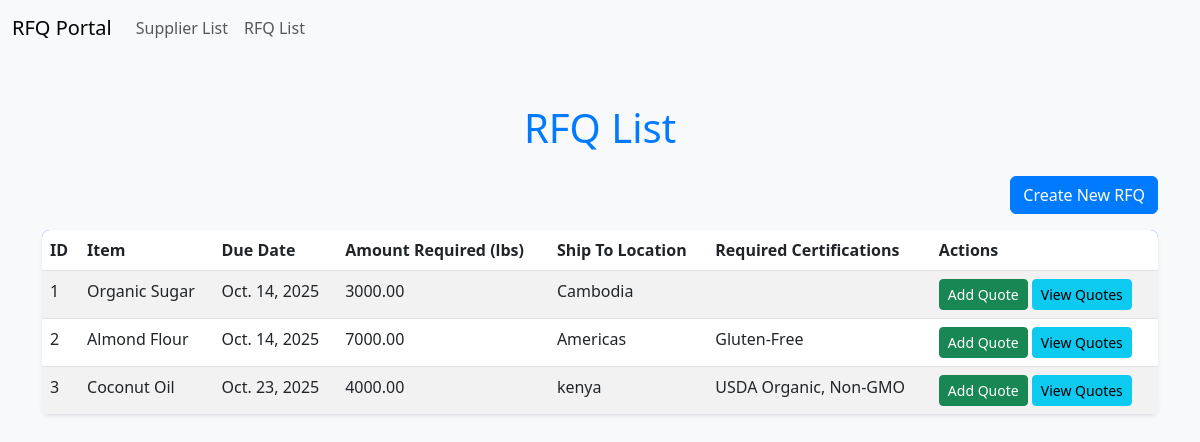
The page /rfqs/ on the database its author committed.
### compareapp/models.py (models this page shows, shortened)
class RFQ(models.Model):
    item = models.CharField(max_length=255)
    due_date = models.DateField(null=True, blank=True)
    amount_required_lbs = models.DecimalField(max_digits=10, decimal_places=2, null=True, blank=True)
    ship_to_location = models.TextField(null=True, blank=True)
    required_certifications = models.TextField(null=True, blank=True)  # List of certifications

### compareapp/views.py (the view)
# urls.py: path('rfqs/', RFQListView.as_view(), name='rfq-list'),
class RFQListView(View):
    def get(self, request):
        rfqs = RFQ.objects.all()
        return render(request, 'compareapp/rfq_list.html', {'rfqs': rfqs})

### compareapp/templates/compareapp/rfq_list.html (shortened to what this page needs)
<!DOCTYPE html>
<html lang="en">
<head>
    <link href="https://cdn.jsdelivr.net/npm/bootstrap@5.3.0/dist/css/bootstrap.min.css" rel="stylesheet">
</head>
<body>
    <nav class="navbar navbar-expand-lg navbar-light bg-light">
        <div class="container-fluid">
            <a class="navbar-brand" href="#">RFQ Portal</a>
            <div class="collapse navbar-collapse" id="navbarNav">
                <ul class="navbar-nav">
                    <li class="nav-item">
                        <a class="nav-link" href="{% url 'supplier-list' %}">Supplier List</a>
                    </li>
                    <li class="nav-item">
                        <a class="nav-link" href="{% url 'rfq-list' %}">RFQ List</a>
                    </li>
                </ul>
            </div>
        </div>
    </nav>
    <div class="container mt-5">
        <h1 class="text-center mb-4">RFQ List</h1>
        <div class="mb-3 text-end">
            <a href="{% url 'create-rfq' %}" class="btn btn-primary">Create New RFQ</a>
        </div>
        <table class="table table-striped table-hover shadow-sm">
            <thead>
                <tr>
                    <th>ID</th>
                    <th>Item</th>
                    <th>Due Date</th>
                    <th>Amount Required (lbs)</th>
                    <th>Ship To Location</th>
                    <th>Required Certifications</th>
                    <th>Actions</th>
                </tr>
            </thead>
            <tbody>
                {% for rfq in rfqs %}
                <tr>
                    <td>{{ rfq.id }}</td>
                    <td>{{ rfq.item }}</td>
                    <td>{{ rfq.due_date }}</td>
                    <td>{{ rfq.amount_required_lbs }}</td>
                    <td>{{ rfq.ship_to_location }}</td>
                    <td>{{ rfq.required_certifications }}</td>
                    <td>
                        <a href="{% url 'submit-quote-email' rfq.id %}" class="btn btn-success btn-sm">Add Quote</a>
                        <a href="{% url 'rfq-quotes' rfq.id %}" class="btn btn-info btn-sm">View Quotes</a>
                    </td>
                </tr>
                {% endfor %}
            </tbody>
        </table>
    </div>
</body>
</html>

### compareapp/templates/compareapp/rfq_list.html (style rules this page uses)
body { background-color: #f8f9fa; }
.table { border-radius: 8px; overflow: hidden; }
.table thead { background-color: #007bff; color: white; }
h1 { color: #007bff; }
.btn-primary { background-color: #007bff; border-color: #007bff; }

### rows shown on the page
RFQ: id "1", item "Organic Sugar", due_date "Oct. 14, 2025", amount_required_lbs "3000.00", ship_to_location "Cambodia"
RFQ: id "2", item "Almond Flour", due_date "Oct. 14, 2025", amount_required_lbs "7000.00", ship_to_location "Americas", required_certifications "Gluten-Free"
RFQ: id "3", item "Coconut Oil", due_date "Oct. 23, 2025", amount_required_lbs "4000.00", ship_to_location "kenya", required_certifications "USDA Organic, Non-GMO"
